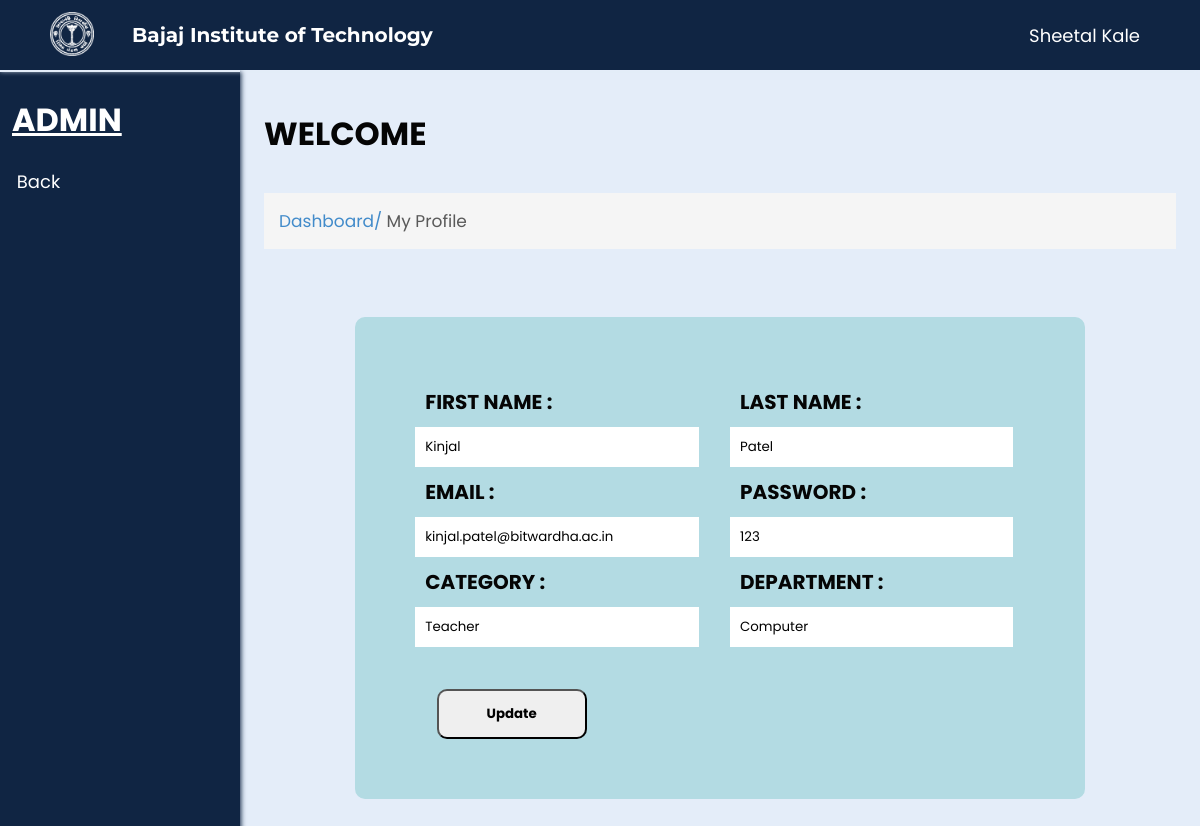
Screenshot of /hodedit.php?fname=Kinjal (signed in) with the database file from the repository.
### tables this page shows
CREATE TABLE `users` (
  `userid` varchar(20) NOT NULL,
  `fname` text NOT NULL,
  `lname` text NOT NULL,
  `email` varchar(50) NOT NULL,
  `dept` text NOT NULL,
  `password` varchar(20) NOT NULL,
  `category` text NOT NULL,
  `semester` char(5) DEFAULT NULL,
  `year` char(5) DEFAULT NULL,
  `section` char(1) DEFAULT NULL,
  `contact` int(11) NOT NULL
);

### check.php (called while the page is built, shortened)
<?php
$fname = $_SESSION['fname'];
$lname = $_SESSION['lname'];
?>

### hodedit.php (the view, shortened to what this page needs)
<?php
include('connect.php');
include('check.php');
?>
<html lang="en">
<head>
  <link rel="stylesheet" href="css/common.css?v=<?php echo time(); ?>">
  <link rel="stylesheet" href="css/edit.css?v=<?php echo time(); ?>">
</head>
<body>
<div class="nav">
    <div class="img">
      <img id="img" src="images/bitlogo_transparent.png" alt="BIT Logo">
    </div>
    <h2 id="heading">Bajaj Institute of Technology</h2>
    <div class="links" id="links">
      <p class="input"><?php echo $fname, " ", $lname; ?></p>
    </div>
  </div>
  <div class="spaces"></div>
  <div class="full">
    <div class="left">
      <h1>ADMIN</h1>
      <ul>
        <li><a href="manageFaculty.php">Back</a></li>
      </ul>
    </div>
    <div class="right">
      <h1>WELCOME</h1>
      <br>
      <p>Dashboard/ <span>My Profile</span></p>
      <br>
      <br>
    <?php
  if (isset($_GET['fname'])) {
    $fname = mysqli_real_escape_string($conn, $_GET['fname']);
    $query = "SELECT * FROM users WHERE fname= '$fname' ";
    $query_run = mysqli_query($conn, $query);
    if (mysqli_num_rows($query_run) > 0) {
      $user = mysqli_fetch_array($query_run);
  ?>
      <form action="Action.php" method="POST" class="efrm">
    <div>
      <div class="div1">
        <div class="label1">
          <label><b>FIRST NAME :</b></label>
          <input class="l1" type="text" name="FNAME" value="<?= $user['fname'] ?>" required>
        </div>
        <div class="label2">
          <label><b>LAST NAME :</b></label>
          <input class="l1" type="text" name="LNAME" value="<?= $user['lname'] ?>" required>
        </div>
      </div>
      <div>
        <div  class="label1">
          <label><b>EMAIL :</b></label>
          <input class="l1" type="text" name="EMAIL" value="<?= $user['email'] ?>" required>
        </div>
        <div class="label2">
          <label><b>PASSWORD :</b></label>
          <input class="l1" type="text" name="PASSWORD" value="<?= $user['password'] ?>" required>
        </div>
      </div>
      <br>
       <div class="labelbtn">
        <div class="label1">
          <label><b>CATEGORY :</b></label>
          <input readonly class="l1" type="text" name="CATEGORY" value="<?= $user['category'] ?>" required>
        </div>
        <div class="label2">
          <label><b>DEPARTMENT :</b></label>
          <input readonly class="l1" type="text" name="DEPARTMENT" value="<?= $user['dept'] ?>" required>
        </div>
       </div>
      </div>
        <div class="bt">
        <button classtype="submit" name="Update"><b>Update</b></button>
        </div>
      </form>
  <?php
    } else {
      echo "No such record found";
    }
  }
  ?>
   </div>
</body>
</html>

### css/common.css (style rules this page uses)
* { margin: 0; padding: 0; box-sizing: border-box; font-family: 'Poppins', sans-serif; }
body { background-color: #E4EDF9; }
.nav { background-color: #102543; position: fixed; width: 100%; z-index: 100; height: 70px; box-shadow: 0px 1px 5px #E4EDF9; transition: 0.5s; }
.nav .img { transition: 0.5s; margin-left: 2%; padding: 1%; text-align: center; height: 100%; float: left; width: 8%; }
#img { height: 95%; transition: 0.5s; }
.nav .img img { height: 100%; width: auto; }
.nav h2 { transition: 0.5s; color: white; display: flex; height: 70px; font-size: 20px; float: left; width: 30%; align-items: center; padding: 1%; font-family: 'Montserrat', sans-serif; }
.nav .links { margin-right: 5%; transition: 0.5s; display: flex; height: 70px; float: left; width: 55%; align-items: center; justify-content: right; gap: 4%; font-family: 'Montserrat', sans-serif; }
.spaces { height: 70px; }
.full { width: 100%; max-width: 100%; min-height: 100%; margin: 0px; }
.left { height: 100vh; width: 20vw; background-color: #102543; color: white; border-top: 2px solid #E4EDF9; box-shadow: 1px 0px 5px #102543; position: fixed; }
.left h1 { margin: 10% 5%; text-decoration: underline; }
.right { width: 100%; padding: 5vh 2vw; padding-left: 22vw; color: rgb(5, 5, 5); }
.left ul { list-style-type: none; margin: 10% 7%; }
.left li { cursor: pointer; font-size: 18px; margin-top: 7%; transition: 0.5s; }
.left li a { text-decoration: none; color: white; }
.right>p { margin-top: 10px; font-size: 17px; padding: 15px; background-color: #F5F5F5; color: #428BCA; }
.right>p span { color: rgb(89, 89, 89); }
.links .input { background-color: transparent; border: 0; color: white; font-size: 18px; }

### css/edit.css (style rules this page uses)
.efrm { background-color: rgb(179, 219, 227); border-radius: 10px ; margin: 2% 10% 4% 10%; padding: 20px 50px 60px 50px; }
.efrm label { padding: 20px; font-size: 20px; }
.efrm input { padding: 10px; margin: 10px; border: 10px black; width: 90%; }
.efrm .label1 { float: left; width: 50%; }
.efrm .label2 { float: right; width: 50%; }
.div1 { margin-top: 50px; }
.efrm button { height: 50px; width: 150px; padding: 10px; border-radius: 10px ; margin-top: 5%; margin-left: 5%; }
.labelbtn { padding-top: 150px; }

### rows the page displays
users: FNAME "Kinjal", LNAME "Patel", EMAIL "kinjal.patel@bitwardha.ac.in", PASSWORD "123", CATEGORY "Teacher", DEPARTMENT "Computer"

### other values shown
$fname "Sheetal"
$lname "Kale"
